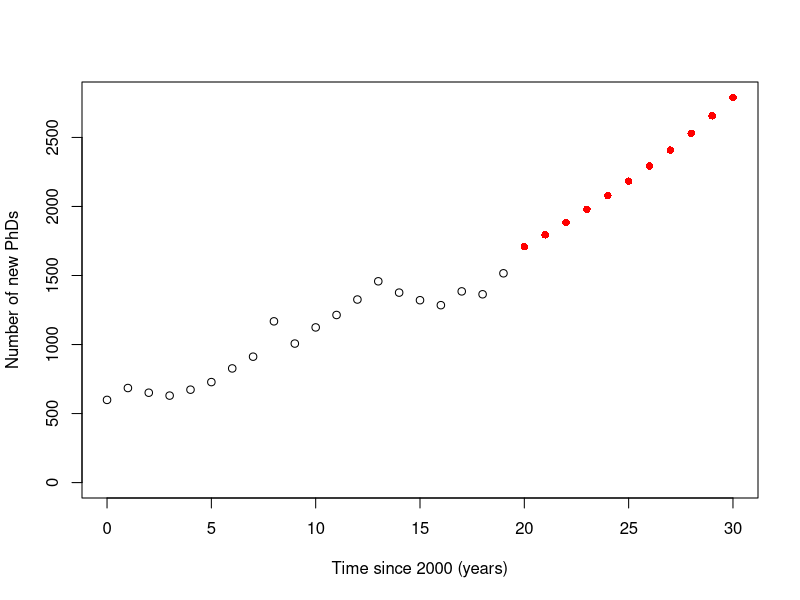
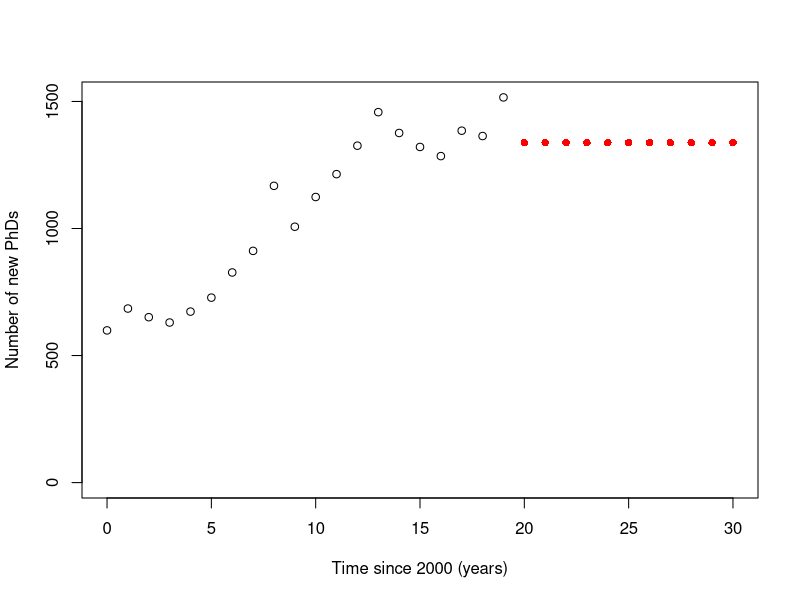

Generate these figures, in order, with R:

# number of new PhDs
PhD <- c(599,685,651,630,673,728,827,912,1168,1007,1124,1214,1326,1458,1376,1321,1285,1385,1364,1516)
# corresponding year
year <- seq(from=2000,to=2019,by=1)
# shifted time
t <- year-2000
df <- data.frame(PhD,year,t)
df


# Fit the Poisson regression model with log-link
phdmodel <- glm(PhD ~ t, data = df, family = poisson(link = "log"))
print(summary(phdmodel))

# Make predictions for the years 2020-2030

newdata <- data.frame(t = 20:30)
colnames(newdata) <- c("t")
predicts <- predict(phdmodel, newdata, type = "response")

# Plot the point predictions
plot(df$t, df$PhD, xlim = c(0, 30), ylim = c(0, max(df$PhD, predicts)),
     xlab = "Time since 2000 (years)", ylab = "Number of new PhDs")
points(newdata$t, predicts, col = "red", pch = 16)






############## Create the new covariate f
df$f <- exp(df$t - 7.2) / (1 + exp(df$t - 7.2))

# Fit the Poisson regression model with log-link and covariate f
phdmodel2 <- glm(PhD ~ f, data = df, family = poisson(link = "log"))


# Make predictions for the years 2020-2030
newdata <- data.frame(f = exp((20:30) - 7.2) / (1 + exp((20:30) - 7.2)))
colnames(newdata) <- c("f")
predicts2 <- predict(phdmodel2, newdata, type = "response")

# Show point predictions for the years 2020-2030
plot(df$t, df$PhD, xlim = c(0, 30), ylim = c(0, max(df$PhD, predicts2)),
     xlab = "Time since 2000 (years)", ylab = "Number of new PhDs")
points(20:30, predicts2, col = "red", pch = 16)








# Create the new covariate f

data3 <- exp(data.frame(0:30)-7.2)/(1 + exp(data.frame(0:30)-7.2))

colnames(data3) <- c("f")
predicts3 <- predict(phdmodel2, newdata = data3, type = "link", se.fit = TRUE)
ci <- 1.96              # 95% CI

upper <- predicts3$fit + (ci * predicts3$se.fit)



lower <- predicts3$fit - (ci * predicts3$se.fit)

fit <- predicts3$fit


fit2 <- phdmodel2$family$linkinv(fit)

upper2 <- phdmodel2$family$linkinv(upper)
upper2
lower2 <- phdmodel2$family$linkinv(lower)

data3$lower<- lower2
data3$upper<- upper2

lower2

upper2







#######part d###############


# Create the new covariate f

df$f <- exp(df$t - 7.2) / (1 + exp(df$t - 7.2))

# Fit the Poisson regression models
model1 <- glm(PhD ~ f, data = df, family = poisson(link = "log"))
model2 <- glm(PhD ~ f + t, data = df, family = poisson(link = "log"))

# Compare the models using a likelihood ratio test
LRtest <- anova(model1, model2, test = "LRT")
LRtest
#The likelihood ratio test indicates that the more complex model PhD ~ f + t provides 
#a significantly better fit than the simpler model PhD ~ f, with a p-value of 0.0072. 
#Therefore, we can conclude that the variable t is a significant predictor 
#of the number of new PhDs in Norway, beyond the effect of the variable f.










